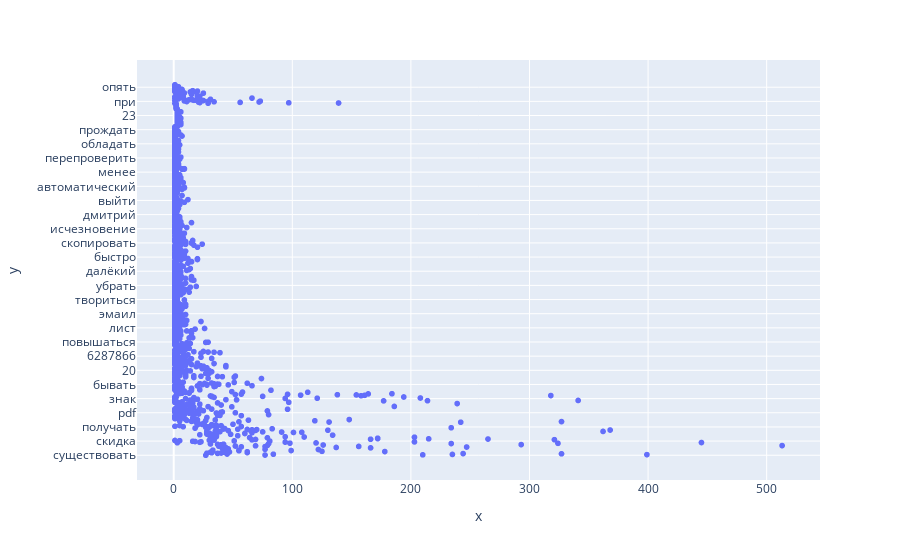

Write notebook code for a chart like this one.
### Code cell
fig = px.scatter(x=all_uniq_w.values(), y=all_uniq_w.keys())
fig.show()

### Figure 1 — Plotly figure (JSON) as saved in the notebook; plotly's stock layout.template omitted (floating-point values rounded to 4 significant figures; data arrays with more than 128 entries replaced by an {"elided": "..."} marker saying what was removed)
{"data": [{"hovertemplate": "x=%{x}<br>y=%{y}<extra></extra>", "legendgroup": "", "marker": {"color": "#636efa", "symbol": "circle"}, "mode": "markers", "name": "", "showlegend": false, "type": "scattergl", "x": {"elided": "1807 int values"}, "xaxis": "x", "y": {"elided": "1807 str values"}, "yaxis": "y"}], "layout": {"legend": {"tracegroupgap": 0}, "margin": {"t": 60}, "xaxis": {"anchor": "y", "domain": [0, 1], "title": {"text": "x"}}, "yaxis": {"anchor": "x", "domain": [0, 1], "title": {"text": "y"}}}}
